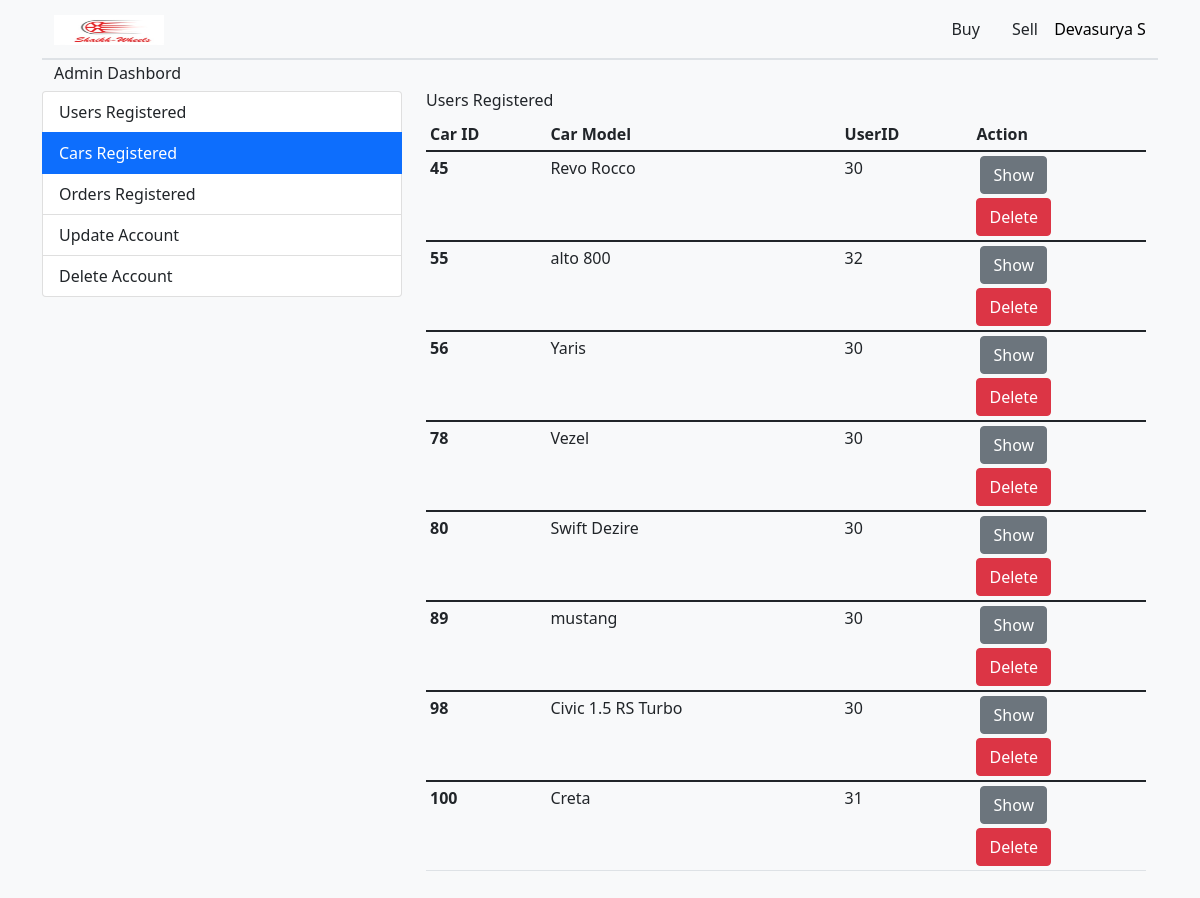
The app's page /carsRegister.php (signed in) with its own data.
### tables this page shows
CREATE TABLE `cars` (
  `carID` int(4) NOT NULL,
  `company` varchar(10) NOT NULL,
  `carType` varchar(10) NOT NULL,
  `carModel` varchar(30) NOT NULL,
  `year` int(4) NOT NULL,
  `fuel` varchar(10) NOT NULL,
  `gear` varchar(10) NOT NULL,
  `km` varchar(10) NOT NULL,
  `price` varchar(10) NOT NULL,
  `location` varchar(30) NOT NULL,
  `ownership` varchar(15) NOT NULL,
  `description` varchar(100) NOT NULL,
  `imageLocation` varchar(100) NOT NULL,
  `userID` int(4) NOT NULL
);

### carsRegister.php (the view, shortened to what this page needs)
<?php
if (isset($_SESSION['id']) && isset($_SESSION['email'])) {
    include_once 'dbConnect.php';
    $getsql = "SELECT * FROM cars;";
    $result = mysqli_query($conn, $getsql);
    $resultCheck = mysqli_num_rows($result);
    ?>
    <!DOCTYPE html>
    <html>
    <head>
        <link href="style.css" rel="stylesheet">
        <link href="https://cdn.jsdelivr.net/npm/bootstrap@5.1.3/dist/css/bootstrap.min.css" rel="stylesheet"
>
    </head>
    <body class="bg-light">
        <div class="container">
            <nav class="navbar sticky-top navbar-light bg-light border-bottom border-2">
                <div class="container-fluid">
                    <a class="navbar-brand" href="product.php">
                        <img src="icons\AppLogo.jpeg" alt="" width="110rem" height="30rem">
                    </a>
                    <ul class="nav justify-content-end">
                        <li class="nav-item">
                            <a class="nav-link link-dark active" href="product.php">Buy</a>
                        </li>
                        <li class="nav-item">
                            <a class="nav-link link-dark " href="sell.php">Sell</a>
                        </li>
                        <li class="nav-item my-auto">
                            <form id="user" name="menuForm" method="POST" class="" action="productMenu.php">
                                <select onChange="user.submit()" name="userSel" id="usersel" class="userButton bg-light">
                                    ><option hidden value="user">
                                        <?php echo $_SESSION['name']; ?>
                                    </option>
                                </select>
                            </form>
                        </li>
                    </ul>
                </div>
            </nav>
            <section class="container mt-1">
                <div class="row">
                    <h6>Admin Dashbord</h6>
                    <div class="col-sm-4 list-group">
                        <a href="adminDashbord.php" class="list-group-item list-group-item-action">Users Registered</a>
                        <a href="carsRegister.php" class="list-group-item list-group-item-action active">Cars Registered</a>
                        <a href="orderRegister.php" class="list-group-item list-group-item-action">Orders Registered</a>
                        <a href="adminUpdate.php" class="list-group-item list-group-item-action">Update Account</a>
                        <a href="adminDeleteDashbord.php" class="list-group-item list-group-item-action">Delete Account</a>
                    </div>
                    <div class="col-sm-8 feedMargin mx-auto">
                        <h6>Users Registered</h6>
                        <div class="table-responsive ">
                            <table class="table table-sm">
                                <thead>
                                    <tr>
                                        <th scope="col">Car ID</th>
                                        <th scope="col">Car Model</th>
                                        <th scope="col">UserID</th>
                                        <th scope="col">Action</th>
                                    </tr>
                                </thead>
                                <?php
                                if ($resultCheck > 0) {
                                    while ($row = mysqli_fetch_assoc($result)) {
                                        ?>
                                        <tbody>
                                            <tr>
                                                <th scope="row">
                                                    <?php echo $row['carID']; ?>
                                                </th>
                                                <td>
                                                    <?php echo $row['carModel']; ?>
                                                </td>
                                                <td>
                                                    <?php echo $row['userID']; ?>
                                                </td>
                                                <td>
                                                    <form method="POST" id="showMore" action="adminCarShow.php">
                                                        <button onclick="showMore.submit()"
                                                            class="btn btn-secondary mx-1">Show</button>
                                                    </form>
                                                    <form class="mt-1" id="deleter" method="POST" action="carDelete.php">
                                                        <button onclick=" deleter.submit() " class="btn btn-danger ">Delete</button>
                                                    </form>
                                                </td>
                                            </tr>
                                        </tbody>
                                    <?php
                                    }
                                }
                                ?>
                            </table>
                        </div>
                    </div>
            </section>
    </body>
    </html>
    <?php
} else {
    header("Location: loginForm.php");
    exit();
}
?>

### css/style.css (style rules this page uses)
* { margin: 0; padding: 0; }
.feedMargin { margin-bottom: 1rem; }
.userButton { border: none; outline: none; -webkit-appearance: none; text-align: center; }

### records on screen
cars: carID "45", carModel "Revo Rocco", userID "30"
cars: carID "55", carModel "alto 800", userID "32"
cars: carID "56", carModel "Yaris", userID "30"
cars: carID "78", carModel "Vezel", userID "30"
cars: carID "80", carModel "Swift Dezire", userID "30"
cars: carID "89", carModel "mustang", userID "30"
cars: carID "98", carModel "Civic 1.5 RS Turbo", userID "30"
cars: carID "100", carModel "Creta", userID "31"

### other values on screen
form field userSel "Devasurya S"
